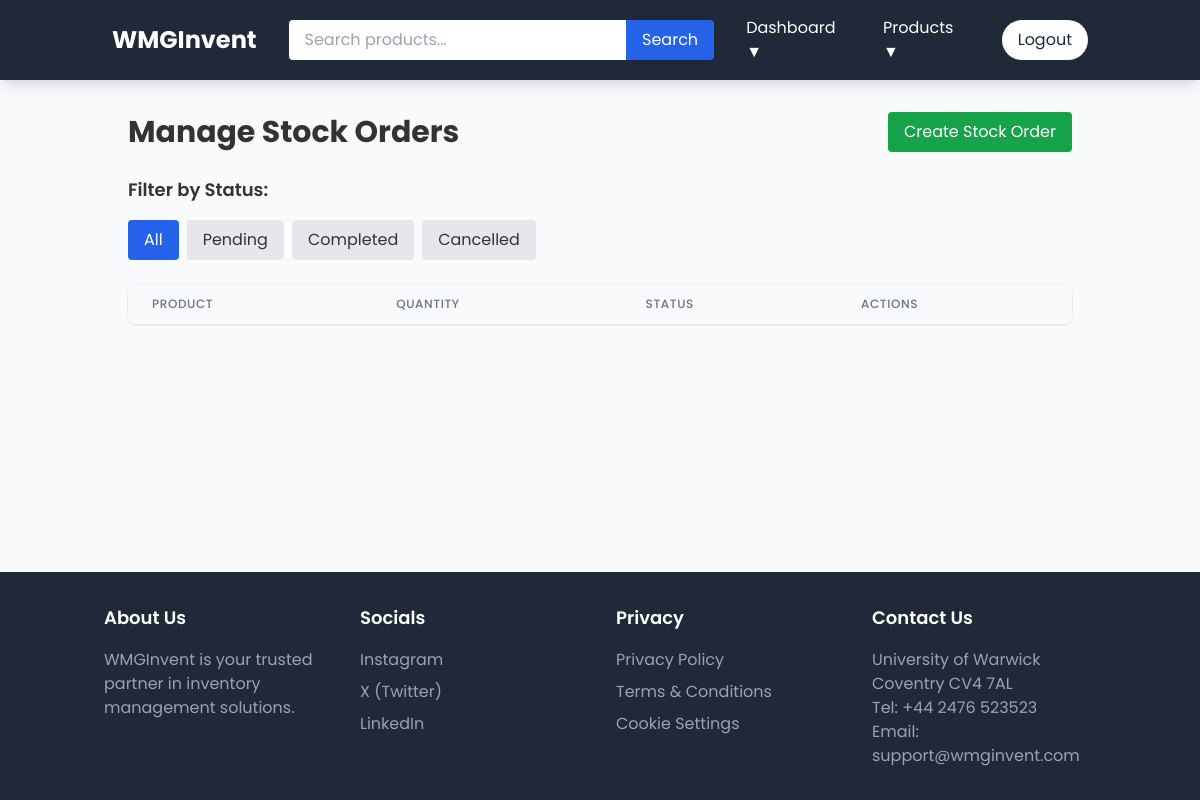
Page /dashboard/stock-orders (signed in) on the earlier database version.
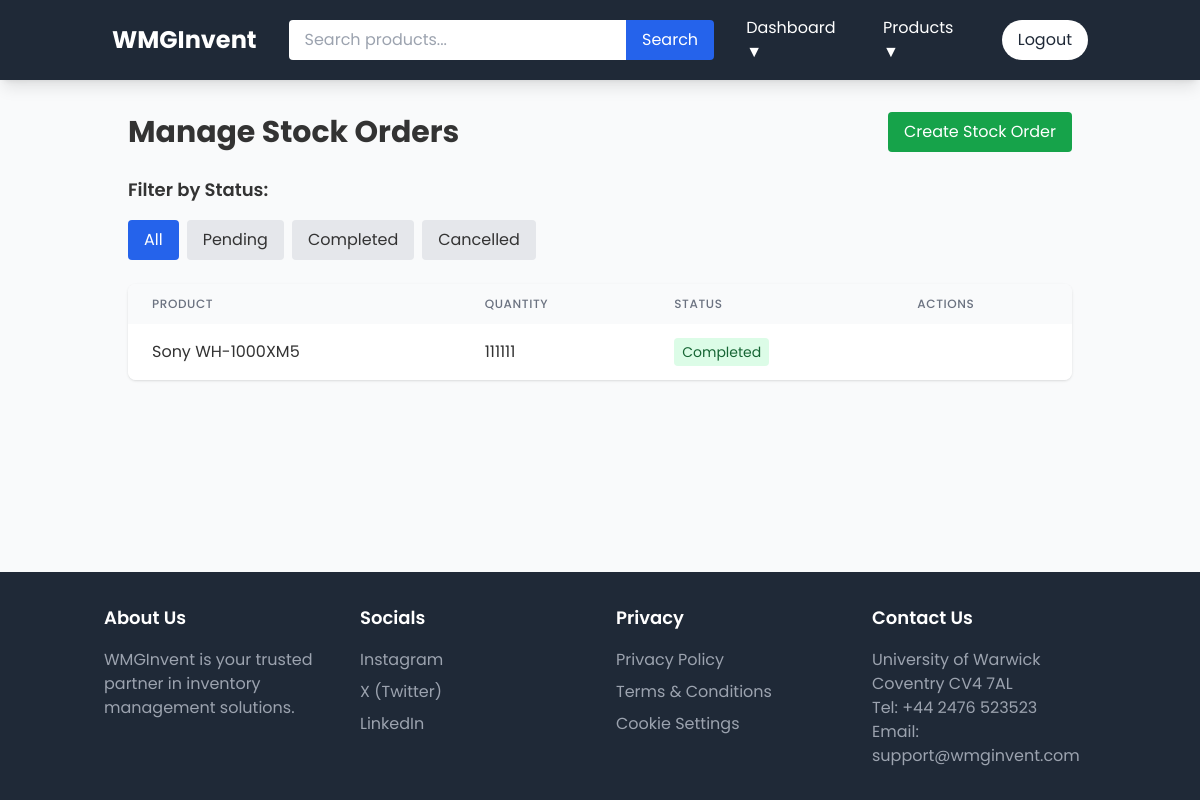
Same page on the later database version.
### app/models/stock_order.py (models this page shows)
class StockOrder(db.Model):
    id = db.Column(db.Integer, primary_key=True)
    product_id = db.Column(db.Integer, db.ForeignKey('product.id'), nullable=False)
    quantity = db.Column(db.Integer, nullable=False)
    status = db.Column(db.String(20), default='pending')  # pending, approved, completed, cancelled
    created_at = db.Column(db.DateTime, default=datetime.utcnow)
    updated_at = db.Column(db.DateTime, default=datetime.utcnow, onupdate=datetime.utcnow)
    product = db.relationship('Product', backref='stock_orders')

### app/models/product.py (models this page shows, shortened)
class Product(db.Model):
    id = db.Column(db.Integer, primary_key=True)
    name = db.Column(db.String(128), nullable=False)                     # Product name (required)
    description = db.Column(db.Text)                                     # Product description
    price = db.Column(db.Float, nullable=False)                          # Product price (required)
    stock_level = db.Column(db.Integer, default=0)                       # Current inventory count
    min_stock_level = db.Column(db.Integer, default=10)                  # Threshold for reordering
    category_id = db.Column(db.Integer, db.ForeignKey('category.id'), nullable=False)  # Product category
    image_url = db.Column(db.String(512))                                # For storing direct image URLs
    created_at = db.Column(db.DateTime, default=datetime.utcnow)         # Creation timestamp
    updated_at = db.Column(db.DateTime, default=datetime.utcnow, onupdate=datetime.utcnow)  # Last update

### app/routes/admin.py (the view)
@bp.route('/stock-orders')
@login_required
def stock_orders():
    if not current_user.can_manage_stock():
        abort(403)
    selected_status = request.args.get('status', None)
    page = request.args.get('page', 1, type=int)
    per_page = 10
    query = StockOrder.query
    if selected_status:
        query = query.filter_by(status=selected_status)
    stock_orders = query.order_by(StockOrder.created_at.desc()).paginate(page=page, per_page=per_page)
    return render_template('admin/stock_orders.html', stock_orders=stock_orders, selected_status=selected_status)

### app/__init__.py (called while the page is built)
def create_app(config_class=Config):
    app = Flask(__name__)  # Use built-in static folder in app/static
    app.config.from_object(config_class)
    db.init_app(app)
    login_manager.init_app(app)
    migrate.init_app(app, db)
    csrf.init_app(app)
    login_manager.login_view = 'auth.login'
    login_manager.login_message_category = 'info'
    from app.models.category import Category
    @app.context_processor
    def inject_categories():
        return dict(categories=Category.query.all())
    from app.routes import auth, main, products, admin, orders, reorders
    app.register_blueprint(auth.bp)
    app.register_blueprint(main.bp)
    app.register_blueprint(products.bp)
    app.register_blueprint(admin.bp)
    app.register_blueprint(orders.bp)
    app.register_blueprint(reorders.bp)
    print(f"Static folder path: {app.static_folder}")
    return app

### app/models/user.py (called while the page is built)
@login_manager.user_loader
def load_user(id):
    return User.query.get(int(id))

    def can_manage_stock(self):
        return self.role in ['admin', 'site_admin']

    def can_manage_users(self):
        return self.role == 'site_admin'

    def is_site_admin(self):
        return self.role == 'site_admin'

### app/templates/admin/stock_orders.html (shortened to what this page needs)
{% extends "base.html" %}
{% block content %}
<div class="container mx-auto px-4">
    <div class="flex justify-between items-center mb-6">
        <h1 class="text-3xl font-bold">Manage Stock Orders</h1>
        <a href="{{ url_for('admin.create_stock_order') }}"
           class="bg-green-600 text-white px-4 py-2 rounded hover:bg-green-700">
            Create Stock Order
        </a>
    </div>
    <div class="mb-6">
        <div class="flex flex-wrap gap-2">
            <h3 class="text-lg font-semibold w-full mb-2">Filter by Status:</h3>
            <a href="{{ url_for('admin.stock_orders') }}"
               class="px-4 py-2 rounded {% if not selected_status %}bg-blue-600 text-white{% else %}bg-gray-200{% endif %} hover:bg-blue-600 hover:text-white transition-colors">
                All
            </a>
            <a href="{{ url_for('admin.stock_orders', status='Pending') }}"
               class="px-4 py-2 rounded {% if selected_status == 'Pending' %}bg-blue-600 text-white{% else %}bg-gray-200{% endif %} hover:bg-blue-600 hover:text-white transition-colors">
                Pending
            </a>
            <a href="{{ url_for('admin.stock_orders', status='Completed') }}"
               class="px-4 py-2 rounded {% if selected_status == 'Completed' %}bg-blue-600 text-white{% else %}bg-gray-200{% endif %} hover:bg-blue-600 hover:text-white transition-colors">
                Completed
            </a>
            <a href="{{ url_for('admin.stock_orders', status='Cancelled') }}"
               class="px-4 py-2 rounded {% if selected_status == 'Cancelled' %}bg-blue-600 text-white{% else %}bg-gray-200{% endif %} hover:bg-blue-600 hover:text-white transition-colors">
                Cancelled
            </a>
        </div>
    </div>
    <div class="bg-white rounded-lg shadow overflow-hidden">
        <table class="min-w-full">
            <thead class="bg-gray-50">
                <tr>
                    <th class="px-6 py-3 text-left text-xs font-medium text-gray-500 uppercase tracking-wider">Product</th>
                    <th class="px-6 py-3 text-left text-xs font-medium text-gray-500 uppercase tracking-wider">Quantity</th>
                    <th class="px-6 py-3 text-left text-xs font-medium text-gray-500 uppercase tracking-wider">Status</th>
                    <th class="px-6 py-3 text-left text-xs font-medium text-gray-500 uppercase tracking-wider">Actions</th>
                </tr>
            </thead>
            <tbody class="bg-white divide-y divide-gray-200">
                {% for stock_order in stock_orders %}
                <tr>
                    <td class="px-6 py-4 whitespace-nowrap">{{ stock_order.product.name }}</td>
                    <td class="px-6 py-4 whitespace-nowrap">{{ stock_order.quantity }}</td>
                    <td class="px-6 py-4 whitespace-nowrap">
                        <span class="px-2 py-1 rounded text-sm
                            {% if stock_order.status == 'pending' %}bg-yellow-100 text-yellow-800
                            {% elif stock_order.status == 'approved' %}bg-blue-100 text-blue-800
                            {% elif stock_order.status == 'completed' %}bg-green-100 text-green-800
                            {% elif stock_order.status == 'cancelled' %}bg-red-100 text-red-800{% endif %}">
                            {{ stock_order.status|title }}
                        </span>
                    </td>
                    <td class="px-6 py-4 whitespace-nowrap">
                    </td>
                </tr>
                {% endfor %}
            </tbody>
        </table>
    </div>
</div>
{% endblock %}

Differences in the rows shown:
added StockOrder: product.name "Sony WH-1000XM5", quantity "111111", status "Completed"
